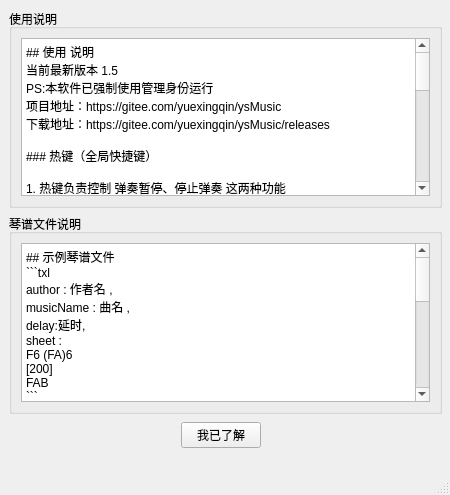
<?xml version="1.0" encoding="UTF-8"?>
<ui version="4.0">
 <class>HelpWindow</class>
 <widget class="QMainWindow" name="HelpWindow">
  <property name="geometry">
   <rect>
    <x>0</x>
    <y>0</y>
    <width>450</width>
    <height>495</height>
   </rect>
  </property>
  <property name="minimumSize">
   <size>
    <width>450</width>
    <height>495</height>
   </size>
  </property>
  <property name="maximumSize">
   <size>
    <width>450</width>
    <height>495</height>
   </size>
  </property>
  <property name="windowTitle">
   <string>帮助</string>
  </property>
  <widget class="QWidget" name="centralwidget">
   <widget class="QGroupBox" name="groupBox">
    <property name="geometry">
     <rect>
      <x>9</x>
      <y>9</y>
      <width>433</width>
      <height>199</height>
     </rect>
    </property>
    <property name="title">
     <string>使用说明</string>
    </property>
    <layout class="QVBoxLayout" name="verticalLayout">
     <item>
      <widget class="QTextEdit" name="textEdit">
       <property name="readOnly">
        <bool>true</bool>
       </property>
       <property name="html">
        <string>&lt;!DOCTYPE HTML PUBLIC &quot;-//W3C//DTD HTML 4.0//EN&quot; &quot;http://www.w3.org/TR/REC-html40/strict.dtd&quot;&gt;
&lt;html&gt;&lt;head&gt;&lt;meta name=&quot;qrichtext&quot; content=&quot;1&quot; /&gt;&lt;meta charset=&quot;utf-8&quot; /&gt;&lt;style type=&quot;text/css&quot;&gt;
p, li { white-space: pre-wrap; }
&lt;/style&gt;&lt;/head&gt;&lt;body style=&quot; font-family:'Microsoft YaHei UI'; font-size:9pt; font-weight:400; font-style:normal;&quot;&gt;
&lt;p style=&quot; margin-top:0px; margin-bottom:0px; margin-left:0px; margin-right:0px; -qt-block-indent:0; text-indent:0px;&quot;&gt;## 使用 说明&lt;/p&gt;
&lt;p style=&quot; margin-top:0px; margin-bottom:0px; margin-left:0px; margin-right:0px; -qt-block-indent:0; text-indent:0px;&quot;&gt;当前最新版本 1.5&lt;/p&gt;
&lt;p style=&quot; margin-top:0px; margin-bottom:0px; margin-left:0px; margin-right:0px; -qt-block-indent:0; text-indent:0px;&quot;&gt;PS:本软件已强制使用管理身份运行&lt;/p&gt;
&lt;p style=&quot; margin-top:0px; margin-bottom:0px; margin-left:0px; margin-right:0px; -qt-block-indent:0; text-indent:0px;&quot;&gt;项目地址：https://gitee.com/yuexingqin/ysMusic&lt;/p&gt;
&lt;p style=&quot; margin-top:0px; margin-bottom:0px; margin-left:0px; margin-right:0px; -qt-block-indent:0; text-indent:0px;&quot;&gt;下载地址：https://gitee.com/yuexingqin/ysMusic/releases&lt;/p&gt;
&lt;p style=&quot;-qt-paragraph-type:empty; margin-top:0px; margin-bottom:0px; margin-left:0px; margin-right:0px; -qt-block-indent:0; text-indent:0px;&quot;&gt;&lt;br /&gt;&lt;/p&gt;
&lt;p style=&quot; margin-top:0px; margin-bottom:0px; margin-left:0px; margin-right:0px; -qt-block-indent:0; text-indent:0px;&quot;&gt;### 热键（全局快捷键）&lt;/p&gt;
&lt;p style=&quot;-qt-paragraph-type:empty; margin-top:0px; margin-bottom:0px; margin-left:0px; margin-right:0px; -qt-block-indent:0; text-indent:0px;&quot;&gt;&lt;br /&gt;&lt;/p&gt;
&lt;p style=&quot; margin-top:0px; margin-bottom:0px; margin-left:0px; margin-right:0px; -qt-block-indent:0; text-indent:0px;&quot;&gt;1. 热键负责控制 弹奏暂停、停止弹奏 这两种功能&lt;/p&gt;
&lt;p style=&quot; margin-top:0px; margin-bottom:0px; margin-left:0px; margin-right:0px; -qt-block-indent:0; text-indent:0px;&quot;&gt;2. 默认 注册了 F6和 CTRL+F6,分别对应功能：播放暂停、停止弹奏 &lt;/p&gt;
&lt;p style=&quot; margin-top:0px; margin-bottom:0px; margin-left:0px; margin-right:0px; -qt-block-indent:0; text-indent:0px;&quot;&gt;3. 如果按键冲突可以自行修改 为F6-F12 ，和 CTRL+F6-F12 。分别对应 这两种不同的功能&lt;/p&gt;
&lt;p style=&quot; margin-top:0px; margin-bottom:0px; margin-left:0px; margin-right:0px; -qt-block-indent:0; text-indent:0px;&quot;&gt;4. 进去游戏 按下对应热键， 弹奏琴谱列表中正在被选中的琴谱。&lt;/p&gt;
&lt;p style=&quot;-qt-paragraph-type:empty; margin-top:0px; margin-bottom:0px; margin-left:0px; margin-right:0px; -qt-block-indent:0; text-indent:0px;&quot;&gt;&lt;br /&gt;&lt;/p&gt;
&lt;p style=&quot; margin-top:0px; margin-bottom:0px; margin-left:0px; margin-right:0px; -qt-block-indent:0; text-indent:0px;&quot;&gt;### 弹奏 和 切歌&lt;/p&gt;
&lt;p style=&quot; margin-top:0px; margin-bottom:0px; margin-left:0px; margin-right:0px; -qt-block-indent:0; text-indent:0px;&quot;&gt;1. 按下热键弹奏 表格中正在选中的乐谱&lt;/p&gt;
&lt;p style=&quot; margin-top:0px; margin-bottom:0px; margin-left:0px; margin-right:0px; -qt-block-indent:0; text-indent:0px;&quot;&gt;2. 修改选中即可完成切换，切换后仍需要 按下热键触发&lt;/p&gt;
&lt;p style=&quot;-qt-paragraph-type:empty; margin-top:0px; margin-bottom:0px; margin-left:0px; margin-right:0px; -qt-block-indent:0; text-indent:0px;&quot;&gt;&lt;br /&gt;&lt;/p&gt;
&lt;p style=&quot; margin-top:0px; margin-bottom:0px; margin-left:0px; margin-right:0px; -qt-block-indent:0; text-indent:0px;&quot;&gt;### 添加管理自定义琴谱&lt;/p&gt;
&lt;p style=&quot; margin-top:0px; margin-bottom:0px; margin-left:0px; margin-right:0px; -qt-block-indent:0; text-indent:0px;&quot;&gt;1. 添加 点击 按键或者 对应功能菜单即可&lt;/p&gt;
&lt;p style=&quot; margin-top:0px; margin-bottom:0px; margin-left:0px; margin-right:0px; -qt-block-indent:0; text-indent:0px;&quot;&gt;2. 删除 鼠标右键菜单删除即可，无法删除自带的琴谱&lt;/p&gt;
&lt;p style=&quot; margin-top:0px; margin-bottom:0px; margin-left:0px; margin-right:0px; -qt-block-indent:0; text-indent:0px;&quot;&gt;### 录入琴谱&lt;/p&gt;
&lt;p style=&quot; margin-top:0px; margin-bottom:0px; margin-left:0px; margin-right:0px; -qt-block-indent:0; text-indent:0px;&quot;&gt;1. 点击开始录制之后，在原神中弹奏，弹奏完成 ，再次点击按钮即可&lt;/p&gt;
&lt;p style=&quot; margin-top:0px; margin-bottom:0px; margin-left:0px; margin-right:0px; -qt-block-indent:0; text-indent:0px;&quot;&gt;2. 该功能还不完善，略有瑕疵&lt;/p&gt;
&lt;p style=&quot; margin-top:0px; margin-bottom:0px; margin-left:0px; margin-right:0px; -qt-block-indent:0; text-indent:0px;&quot;&gt;## 导出琴谱&lt;/p&gt;
&lt;p style=&quot; margin-top:0px; margin-bottom:0px; margin-left:0px; margin-right:0px; -qt-block-indent:0; text-indent:0px;&quot;&gt;1. 右键菜单导出、选中路径即可，导出文件名为乐谱名。&lt;/p&gt;
&lt;p style=&quot; margin-top:0px; margin-bottom:0px; margin-left:0px; margin-right:0px; -qt-block-indent:0; text-indent:0px;&quot;&gt;2. 界面上有选择框--导出延时信息，选中导出延时，没有选中不导出延时&lt;/p&gt;
&lt;p style=&quot; margin-top:0px; margin-bottom:0px; margin-left:0px; margin-right:0px; -qt-block-indent:0; text-indent:0px;&quot;&gt;### 其他&lt;/p&gt;
&lt;p style=&quot; margin-top:0px; margin-bottom:0px; margin-left:0px; margin-right:0px; -qt-block-indent:0; text-indent:0px;&quot;&gt;1. 窗口置顶：需要在原神.exe 不再全屏模式 才能霸屏。 PS:原神 ALT+回车 切换全屏和 窗口模式&lt;/p&gt;&lt;/body&gt;&lt;/html&gt;</string>
       </property>
      </widget>
     </item>
    </layout>
   </widget>
   <widget class="QGroupBox" name="groupBox_2">
    <property name="geometry">
     <rect>
      <x>9</x>
      <y>214</y>
      <width>433</width>
      <height>200</height>
     </rect>
    </property>
    <property name="title">
     <string>琴谱文件说明</string>
    </property>
    <layout class="QVBoxLayout" name="verticalLayout_2">
     <item>
      <widget class="QTextEdit" name="textEdit_2">
       <property name="readOnly">
        <bool>true</bool>
       </property>
       <property name="html">
        <string>&lt;!DOCTYPE HTML PUBLIC &quot;-//W3C//DTD HTML 4.0//EN&quot; &quot;http://www.w3.org/TR/REC-html40/strict.dtd&quot;&gt;
&lt;html&gt;&lt;head&gt;&lt;meta name=&quot;qrichtext&quot; content=&quot;1&quot; /&gt;&lt;meta charset=&quot;utf-8&quot; /&gt;&lt;style type=&quot;text/css&quot;&gt;
p, li { white-space: pre-wrap; }
&lt;/style&gt;&lt;/head&gt;&lt;body style=&quot; font-family:'Microsoft YaHei UI'; font-size:9pt; font-weight:400; font-style:normal;&quot;&gt;
&lt;p style=&quot; margin-top:0px; margin-bottom:0px; margin-left:0px; margin-right:0px; -qt-block-indent:0; text-indent:0px;&quot;&gt;## 示例琴谱文件&lt;/p&gt;
&lt;p style=&quot; margin-top:0px; margin-bottom:0px; margin-left:0px; margin-right:0px; -qt-block-indent:0; text-indent:0px;&quot;&gt;```txl&lt;/p&gt;
&lt;p style=&quot; margin-top:0px; margin-bottom:0px; margin-left:0px; margin-right:0px; -qt-block-indent:0; text-indent:0px;&quot;&gt;author : 作者名 ,&lt;/p&gt;
&lt;p style=&quot; margin-top:0px; margin-bottom:0px; margin-left:0px; margin-right:0px; -qt-block-indent:0; text-indent:0px;&quot;&gt;musicName : 曲名 ,&lt;/p&gt;
&lt;p style=&quot; margin-top:0px; margin-bottom:0px; margin-left:0px; margin-right:0px; -qt-block-indent:0; text-indent:0px;&quot;&gt;delay:延时,&lt;/p&gt;
&lt;p style=&quot; margin-top:0px; margin-bottom:0px; margin-left:0px; margin-right:0px; -qt-block-indent:0; text-indent:0px;&quot;&gt;sheet :&lt;/p&gt;
&lt;p style=&quot; margin-top:0px; margin-bottom:0px; margin-left:0px; margin-right:0px; -qt-block-indent:0; text-indent:0px;&quot;&gt;F6 (FA)6&lt;/p&gt;
&lt;p style=&quot; margin-top:0px; margin-bottom:0px; margin-left:0px; margin-right:0px; -qt-block-indent:0; text-indent:0px;&quot;&gt;[200]&lt;/p&gt;
&lt;p style=&quot; margin-top:0px; margin-bottom:0px; margin-left:0px; margin-right:0px; -qt-block-indent:0; text-indent:0px;&quot;&gt;FAB&lt;/p&gt;
&lt;p style=&quot; margin-top:0px; margin-bottom:0px; margin-left:0px; margin-right:0px; -qt-block-indent:0; text-indent:0px;&quot;&gt;```&lt;/p&gt;
&lt;p style=&quot; margin-top:0px; margin-bottom:0px; margin-left:0px; margin-right:0px; -qt-block-indent:0; text-indent:0px;&quot;&gt;完整见 /res/sheet 下&lt;/p&gt;
&lt;p style=&quot;-qt-paragraph-type:empty; margin-top:0px; margin-bottom:0px; margin-left:0px; margin-right:0px; -qt-block-indent:0; text-indent:0px;&quot;&gt;&lt;br /&gt;&lt;/p&gt;
&lt;p style=&quot; margin-top:0px; margin-bottom:0px; margin-left:0px; margin-right:0px; -qt-block-indent:0; text-indent:0px;&quot;&gt;author,musicName,delay 不是必须的,但是sheet是必须的。&lt;/p&gt;
&lt;p style=&quot; margin-top:0px; margin-bottom:0px; margin-left:0px; margin-right:0px; -qt-block-indent:0; text-indent:0px;&quot;&gt;PS:&lt;/p&gt;
&lt;p style=&quot; margin-top:0px; margin-bottom:0px; margin-left:0px; margin-right:0px; -qt-block-indent:0; text-indent:0px;&quot;&gt;1. 每个属性必须是 `[&amp;lt;属性&amp;gt; : 内容 ,]`  冒号逗号都不可少，且都是半角符号。sheet最后无需跟逗号标记结束&lt;/p&gt;
&lt;p style=&quot; margin-top:0px; margin-bottom:0px; margin-left:0px; margin-right:0px; -qt-block-indent:0; text-indent:0px;&quot;&gt;2. delay 是默认延时，也就是一个按键缺省状态下的延时。该属性缺省，则为100ms&lt;/p&gt;
&lt;p style=&quot; margin-top:0px; margin-bottom:0px; margin-left:0px; margin-right:0px; -qt-block-indent:0; text-indent:0px;&quot;&gt;3. delay author musicName  都可以缺省，唯独sheet不能缺省。&lt;/p&gt;
&lt;p style=&quot; margin-top:0px; margin-bottom:0px; margin-left:0px; margin-right:0px; -qt-block-indent:0; text-indent:0px;&quot;&gt;sheet 说明:&lt;/p&gt;
&lt;p style=&quot; margin-top:0px; margin-bottom:0px; margin-left:0px; margin-right:0px; -qt-block-indent:0; text-indent:0px;&quot;&gt;sheet标记琴谱的开始，&lt;/p&gt;
&lt;p style=&quot; margin-top:0px; margin-bottom:0px; margin-left:0px; margin-right:0px; -qt-block-indent:0; text-indent:0px;&quot;&gt;1. F6 表示按下 F 键 ，6ms延时&lt;/p&gt;
&lt;p style=&quot; margin-top:0px; margin-bottom:0px; margin-left:0px; margin-right:0px; -qt-block-indent:0; text-indent:0px;&quot;&gt;2. (FA)6 表示同时按下 FA 6ms延时&lt;/p&gt;
&lt;p style=&quot; margin-top:0px; margin-bottom:0px; margin-left:0px; margin-right:0px; -qt-block-indent:0; text-indent:0px;&quot;&gt;3. [200] 是延时块 代表 后面 FAB 延时 为 200ms (PS:1.5 版本 所有)&lt;/p&gt;
&lt;p style=&quot; margin-top:0px; margin-bottom:0px; margin-left:0px; margin-right:0px; -qt-block-indent:0; text-indent:0px;&quot;&gt;4. 基本格式为 `[key] [延时]` ，()抱起来的多个key表示同时按下，`[延时]`可以缺省默认为 delay。&lt;/p&gt;
&lt;p style=&quot; margin-top:0px; margin-bottom:0px; margin-left:0px; margin-right:0px; -qt-block-indent:0; text-indent:0px;&quot;&gt;5. 无视空格换行&lt;/p&gt;&lt;/body&gt;&lt;/html&gt;</string>
       </property>
      </widget>
     </item>
    </layout>
   </widget>
   <widget class="QWidget" name="layoutWidget">
    <property name="geometry">
     <rect>
      <x>0</x>
      <y>420</y>
      <width>441</width>
      <height>31</height>
     </rect>
    </property>
    <layout class="QHBoxLayout" name="horizontalLayout">
     <item>
      <spacer name="horizontalSpacer">
       <property name="orientation">
        <enum>Qt::Horizontal</enum>
       </property>
       <property name="sizeHint" stdset="0">
        <size>
         <width>40</width>
         <height>20</height>
        </size>
       </property>
      </spacer>
     </item>
     <item>
      <widget class="QPushButton" name="pushButton">
       <property name="text">
        <string>我已了解</string>
       </property>
      </widget>
     </item>
     <item>
      <spacer name="horizontalSpacer_2">
       <property name="orientation">
        <enum>Qt::Horizontal</enum>
       </property>
       <property name="sizeHint" stdset="0">
        <size>
         <width>40</width>
         <height>20</height>
        </size>
       </property>
      </spacer>
     </item>
    </layout>
   </widget>
  </widget>
  <widget class="QMenuBar" name="menubar">
   <property name="geometry">
    <rect>
     <x>0</x>
     <y>0</y>
     <width>450</width>
     <height>22</height>
    </rect>
   </property>
  </widget>
  <widget class="QStatusBar" name="statusbar"/>
 </widget>
 <resources/>
 <connections/>
</ui>
